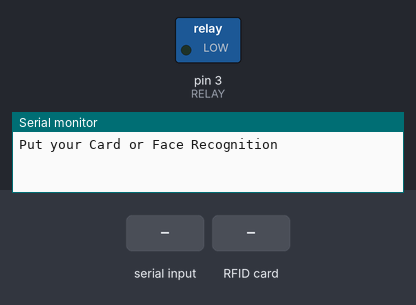
Bench run of a sketch on a simulated Arduino Uno, built with avr-gcc and run on an emulated ATmega328P. On the bench: switched loads named in the sketch (green lamp = pin HIGH), the last lines printed to the serial monitor. Dashed ring = blinking. Inputs (shaded band) come from the test bench. Pins used as bus, display or sensor lines are not drawn.

Above: at 3.2 s.
3.3 s: "47 8C E6 2E" received over Serial
At 4.4 s:
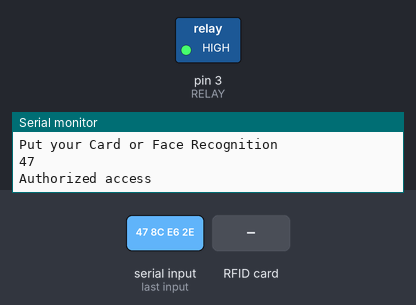
6.8 s: RFID card 47 8C E6 2E held to the reader
9.3 s: RFID card 23 97 B9 1B held to the reader
13.0 s: RFID card 5E 7A 19 C4 held to the reader
16.7 s: "23 97 B9 1B" received over Serial
At 17.8 s:
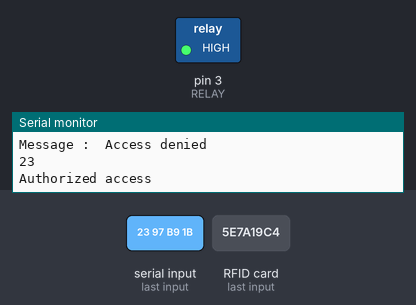
Timing chart, 0 to 21.4 s (numbered marks = the images above; inputs shaded):
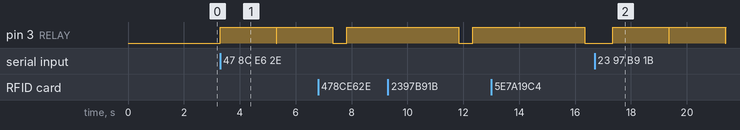

The sketch:

FACE_R_1.INO
```cpp
#include <SPI.h>
#include <MFRC522.h>

#define SS_PIN 10
#define RST_PIN 9
#define RELAY 3 //relay pin
#define ACCESS_DELAY 2000
#define DENIED_DELAY 1000
int ap;
MFRC522 mfrc522(SS_PIN, RST_PIN);

void setup() {
  // put your setup code here, to run once:
  Serial.begin(9600);
  SPI.begin();
  mfrc522.PCD_Init();
  pinMode(RELAY, OUTPUT);
  digitalWrite(RELAY, LOW);
  Serial.println("Put your Card or Face Recognition");
  delay(2000);
}

void loop() {
  // put your main code here, to run repeatedly:
  // Baca Pakai UID
  bacaWAJAH();
  bacaUID();
}

void bacaWAJAH() {
  ap = Serial.parseInt();
  if (Serial.available() > 0) {
    Serial.println(ap);
    if (ap < 100) {
      Serial.println("Authorized access");
      digitalWrite(RELAY, HIGH);
      delay(ACCESS_DELAY);
      digitalWrite(RELAY, LOW);
    }
  } else if (Serial.available() < 0) {
    Serial.println(ap);
    if (ap < 0) {
      Serial.println(" Access denied");
      delay(DENIED_DELAY);
    }
  }
}

void bacaUID() {
  if ( ! mfrc522.PICC_IsNewCardPresent())
  {
    return;
  }
  // Select one of the cards
  if ( ! mfrc522.PICC_ReadCardSerial())
  {
    return;
  }
  //Show UID on serial monitor
  Serial.print("UID tag :");
  String content= "";
  byte letter;
  for (byte i = 0; i < mfrc522.uid.size; i++)
  {
     Serial.print(mfrc522.uid.uidByte[i] < 0x10 ? " 0" : " ");
     Serial.print(mfrc522.uid.uidByte[i], HEX);
     content.concat(String(mfrc522.uid.uidByte[i] < 0x10 ? " 0" : " "));
     content.concat(String(mfrc522.uid.uidByte[i], HEX));
  }
  Serial.println();
  Serial.print("Message : ");
  content.toUpperCase();
  if (content.substring(1) == "47 8C E6 2E" || content.substring(1) == "23 97 B9 1B") //change here the UID of the card/cards that you want to give access
  {
    Serial.println("Authorized access");
    Serial.println();
    delay(500);
    digitalWrite(RELAY, HIGH);
    delay(ACCESS_DELAY);
    digitalWrite(RELAY, LOW);
  }

 else   {
    Serial.println(" Access denied");
    delay(DENIED_DELAY);
  }
}
```

Measured:
- after the input at 3.3 s, pin 3 (RELAY): LOW → HIGH at once, → LOW 2.0 s later, → HIGH 0.03 s later
- after the input at 16.7 s, pin 3 (RELAY): alternates HIGH for 2.0 s and LOW for 0.03 s, starting after 0.64 s
